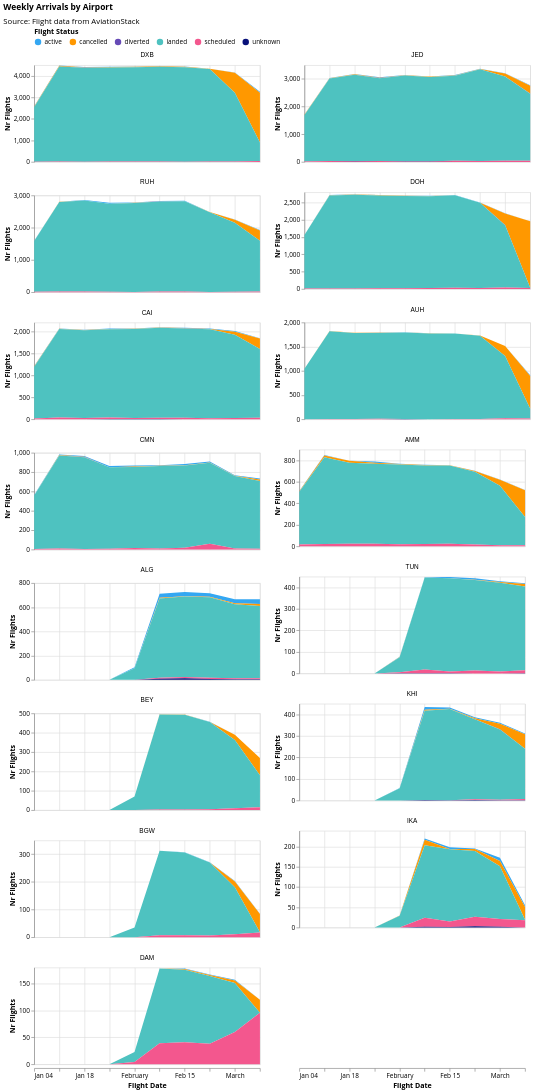

Notebook code for this chart:
### Markdown cell above
### Weekly Arrivals by Flight Status

### Code cell
arrivals_exploded["flight_date"] = pd.to_datetime(arrivals_exploded["flight_date"])

df = (
    arrivals_exploded.groupby(
        [pd.Grouper(key="flight_date", freq="W"), "flight_status", "iata_arr"]
    )
    .size()
    .reset_index(name="count")
)

df.to_csv('../../data/aviation/processed/arrivals_weekly_airport.csv')

df = df[df['flight_date']<'2026-03-15']

get_area_plot_by_airport(
    df,
    airports=airports,
    airport_col="iata_arr",
    title="Weekly Arrivals by Airport",
    source_text="Source: Flight data from AviationStack",
    reindex_freq="W",
)

### Figure 1 — Vega-Lite specification as saved in the notebook (floating-point values rounded to 4 significant figures; data arrays with more than 128 entries replaced by an {"elided": "..."} marker saying what was removed)
{"config": {"view": {"continuousWidth": 300, "continuousHeight": 300}, "axis": {"labelFont": "Open Sans", "titleFont": "Open Sans"}, "legend": {"labelFont": "Open Sans", "titleFont": "Open Sans"}, "title": {"anchor": "start", "font": "Open Sans", "subtitleFont": "Open Sans"}}, "data": {"name": "data-2d1ef07dbc064c2732fc2b4fa11af7f0"}, "facet": {"field": "iata_arr", "sort": ["DXB", "JED", "RUH", "DOH", "CAI", "AUH", "CMN", "AMM", "ALG", "TUN", "BEY", "KHI", "BGW", "IKA", "DAM"], "title": null, "type": "nominal"}, "spec": {"layer": [{"mark": {"type": "area"}, "encoding": {"color": {"field": "flight_status", "legend": {"direction": "horizontal", "offset": 10, "orient": "top", "titleAnchor": "start"}, "scale": {"range": ["#34A7F2", "#FF9800", "#664AB6", "#4EC2C0", "#F3578E", "#081079", "#0C7C68", "#DDDA21"]}, "title": "Flight Status", "type": "nominal"}, "tooltip": [{"field": "flight_date", "title": "Flight Date", "type": "temporal"}, {"field": "flight_status", "title": "Status", "type": "nominal"}, {"field": "count", "title": "Flights", "type": "quantitative"}], "x": {"field": "flight_date", "title": "Flight Date", "type": "temporal"}, "y": {"field": "count", "stack": "zero", "title": "Nr Flights", "type": "quantitative"}}}], "height": 150, "width": 350}, "columns": 2, "resolve": {"scale": {"y": "independent"}}, "title": {"text": "Weekly Arrivals by Airport", "subtitle": "Source: Flight data from AviationStack", "subtitlePadding": 10}, "$schema": "https://vega.github.io/schema/vega-lite/v5.20.1.json", "datasets": {"data-2d1ef07dbc064c2732fc2b4fa11af7f0": {"elided": "770 records"}}}
